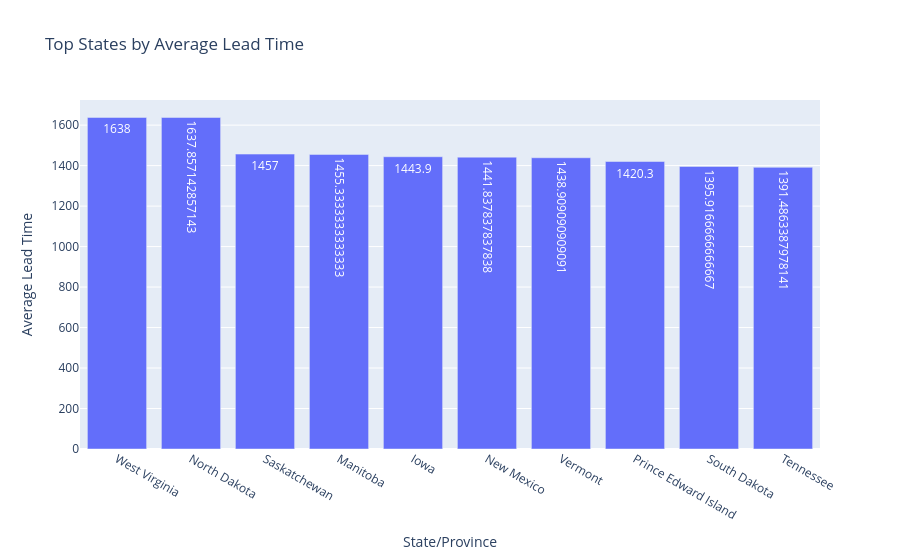

Notebook code for this chart:
### Code cell
# Lead Time Chart
fig = px.bar(
    state_leadtime.head(10),
    x="State/Province",
    y="Average Lead Time",
    title="Top States by Average Lead Time",
    text="Average Lead Time"
)

fig.show()

### Figure 1 — Plotly figure (JSON) as saved in the notebook; plotly's stock layout.template omitted (floating-point values rounded to 4 significant figures)
{"data": [{"hovertemplate": "State/Province=%{x}<br>Average Lead Time=%{text}<extra></extra>", "legendgroup": "", "marker": {"color": "#636efa", "pattern": {"shape": ""}}, "name": "", "orientation": "v", "showlegend": false, "text": [1638.0, 1638.0, 1457.0, 1455.0, 1444.0, 1442.0, 1439.0, 1420.0, 1396.0, 1391.0], "textposition": "auto", "type": "bar", "x": ["West Virginia", "North Dakota", "Saskatchewan", "Manitoba", "Iowa", "New Mexico", "Vermont", "Prince Edward Island", "South Dakota", "Tennessee"], "xaxis": "x", "y": [1638.0, 1638.0, 1457.0, 1455.0, 1444.0, 1442.0, 1439.0, 1420.0, 1396.0, 1391.0], "yaxis": "y"}], "layout": {"barmode": "relative", "legend": {"tracegroupgap": 0}, "title": {"text": "Top States by Average Lead Time"}, "xaxis": {"anchor": "y", "domain": [0, 1], "title": {"text": "State/Province"}}, "yaxis": {"anchor": "x", "domain": [0, 1], "title": {"text": "Average Lead Time"}}}}
